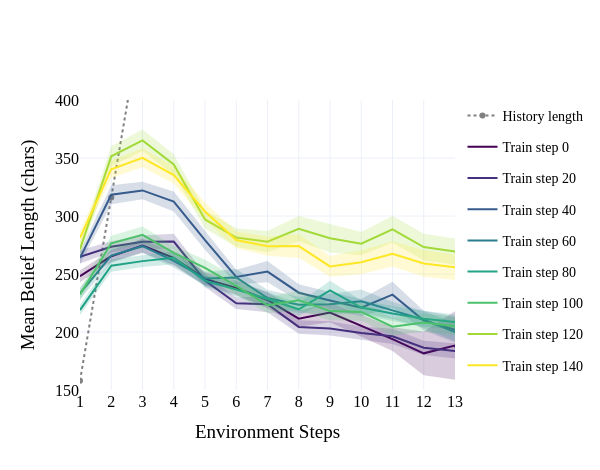

Write notebook code for a chart like this one.
### Code cell
import plotly.graph_objects as go
import plotly.colors as pc

fig = go.Figure()
colors = pc.sample_colorscale('viridis', [i/7 for i in range(8)])

 # Add full history line
fig.add_trace(
    go.Scatter(
        x=np.arange(1, 14),
        y=len("Your last action:\n<action>['h', 'r', 't']</action>\nEnvironment feedback:\nh is not in Position 1, but is in the lock\n\nr is not in the lock\nt is in Position 3!\n")*np.arange(1, 14),
        mode='lines+markers',
        name='History length',
        legendgroup='history',
        showlegend=True,  # only show legend once
        line=dict(color='gray', width=2, dash='dot'),
        marker=dict(color='gray')
    ))

for checkpoint_i, color in zip([0, 20, 40, 60, 80, 100, 120, 140], colors):
    mean_df_attempts = df_beliefs[df_beliefs.checkpoint == checkpoint_i].groupby(['attempt'])['belief_length'].agg(['mean', 'std', 'count']).reset_index()
    mean_df_attempts['sem'] = mean_df_attempts['std'] / mean_df_attempts['count'].apply(lambda n: np.sqrt(n) if n > 0 else 1)
    
    # Add main line
    fig.add_trace(go.Scatter(
        x=mean_df_attempts.attempt,
        y=mean_df_attempts['mean'],
        mode='lines',
        name=f'Train step {checkpoint_i}',
        line=dict(color=color),
        showlegend=True
    ))
    # Add shaded region for error bounds
    error_lower = mean_df_attempts['mean'] - mean_df_attempts['sem']
    error_upper = mean_df_attempts['mean'] + mean_df_attempts['sem']
    x = mean_df_attempts.attempt
    # Add the lower error bound trace
    fig.add_trace(go.Scatter(
        x=x,
        y=error_lower,
        mode='lines',
        line=dict(width=0), # Hide the line for the lower bound
        showlegend=False,
        hoverinfo="skip",
        legendgroup=str(checkpoint_i)
    ))

    # Add the upper error bound trace and fill to the lower bound
    fig.add_trace(go.Scatter(
        x=x,
        y=error_upper,
        mode='lines',
        fill='tonexty', # Fill the area between this trace and the previous one
        fillcolor=color.replace('rgb', 'rgba').replace(')', ', 0.2)'),
        line=dict(width=0), # Hide the line for the upper bound
        hoverinfo="skip",
        showlegend=False,
        legendgroup=str(checkpoint_i)
    ))
    
fig.update_layout(
    xaxis_title='Environment Steps',
    yaxis_title='Mean Belief Length (chars)',
    xaxis=dict(range=[1, 13], dtick=1),
    yaxis=dict(range=[150, 400]),
    legend=dict(orientation='v', font=dict(size=14)),
    font=dict(family='Times New Roman', size=16, color='black'),
    template='plotly_white',
    width=600,
    height=470
)

fig.show()
fig.write_image('figures/belief_length_over_training.pdf', width=600, height=470)

### Figure 1 — Plotly figure (JSON) as saved in the notebook; plotly's stock layout.template omitted (floating-point values rounded to 4 significant figures)
{"data": [{"legendgroup": "history", "line": {"color": "gray", "dash": "dot", "width": 2}, "marker": {"color": "gray"}, "mode": "lines+markers", "name": "History length", "showlegend": true, "type": "scatter", "x": [1, 2, 3, 4, 5, 6, 7, 8, 9, 10, 11, 12, 13], "y": [158, 316, 474, 632, 790, 948, 1106, 1264, 1422, 1580, 1738, 1896, 2054]}, {"line": {"color": "rgb(68, 1, 84)"}, "mode": "lines", "name": "Train step 0", "showlegend": true, "type": "scatter", "x": [1, 2, 3, 4, 5, 6, 7, 8, 9, 10, 11, 12, 13, 14], "y": [248.0, 265.3, 274.6, 263.9, 245.8, 238.0, 227.6, 211.5, 216.8, 205.6, 193.9, 181.6, 188.4, 103]}, {"hoverinfo": "skip", "legendgroup": "0", "line": {"width": 0}, "mode": "lines", "showlegend": false, "type": "scatter", "x": [1, 2, 3, 4, 5, 6, 7, 8, 9, 10, 11, 12, 13, 14], "y": [242.9, 260.3, 268.5, 257.5, 240.1, 232.0, 220.6, 204.6, 208.5, 196.0, 183.6, 162.7, 158.8, null]}, {"fill": "tonexty", "fillcolor": "rgba(68, 1, 84, 0.2)", "hoverinfo": "skip", "legendgroup": "0", "line": {"width": 0}, "mode": "lines", "showlegend": false, "type": "scatter", "x": [1, 2, 3, 4, 5, 6, 7, 8, 9, 10, 11, 12, 13, 14], "y": [253.2, 270.3, 280.7, 270.2, 251.4, 244.1, 234.6, 218.5, 225.1, 215.1, 204.2, 200.5, 218.0, null]}, {"line": {"color": "rgb(69, 49, 125)"}, "mode": "lines", "name": "Train step 20", "showlegend": true, "type": "scatter", "x": [1, 2, 3, 4, 5, 6, 7, 8, 9, 10, 11, 12, 13, 14, 15], "y": [264.8, 273.5, 277.9, 278.0, 244.4, 224.8, 224.0, 204.4, 203.1, 199.1, 196.3, 186.4, 183.7, 182.8, 177.5]}, {"hoverinfo": "skip", "legendgroup": "20", "line": {"width": 0}, "mode": "lines", "showlegend": false, "type": "scatter", "x": [1, 2, 3, 4, 5, 6, 7, 8, 9, 10, 11, 12, 13, 14, 15], "y": [259.1, 268.7, 272.4, 271.2, 238.7, 219.8, 217.1, 198.6, 196.9, 193.6, 189.8, 180.3, 177.1, 171.3, 78.0]}, {"fill": "tonexty", "fillcolor": "rgba(69, 49, 125, 0.2)", "hoverinfo": "skip", "legendgroup": "20", "line": {"width": 0}, "mode": "lines", "showlegend": false, "type": "scatter", "x": [1, 2, 3, 4, 5, 6, 7, 8, 9, 10, 11, 12, 13, 14, 15], "y": [270.5, 278.2, 283.3, 284.7, 250.1, 229.7, 231.0, 210.2, 209.2, 204.6, 202.9, 192.5, 190.3, 194.3, 277]}, {"line": {"color": "rgb(55, 91, 140)"}, "mode": "lines", "name": "Train step 40", "showlegend": true, "type": "scatter", "x": [1, 2, 3, 4, 5, 6, 7, 8, 9, 10, 11, 12, 13, 14, 15], "y": [263.9, 318.3, 322.1, 312.5, 279.1, 247.4, 252.1, 233.9, 227.2, 221.0, 232.2, 209.9, 201.9, 163.8, 115]}, {"hoverinfo": "skip", "legendgroup": "40", "line": {"width": 0}, "mode": "lines", "showlegend": false, "type": "scatter", "x": [1, 2, 3, 4, 5, 6, 7, 8, 9, 10, 11, 12, 13, 14, 15], "y": [258.4, 310.2, 314.5, 304.0, 271.0, 241.2, 242.9, 226.6, 219.9, 213.6, 221.2, 201.5, 190.7, 153.2, null]}, {"fill": "tonexty", "fillcolor": "rgba(55, 91, 140, 0.2)", "hoverinfo": "skip", "legendgroup": "40", "line": {"width": 0}, "mode": "lines", "showlegend": false, "type": "scatter", "x": [1, 2, 3, 4, 5, 6, 7, 8, 9, 10, 11, 12, 13, 14, 15], "y": [269.4, 326.4, 329.6, 321.0, 287.3, 253.6, 261.2, 241.2, 234.6, 228.5, 243.2, 218.3, 213.2, 174.3, null]}, {"line": {"color": "rgb(40, 126, 142)"}, "mode": "lines", "name": "Train step 60", "showlegend": true, "type": "scatter", "x": [1, 2, 3, 4, 5, 6, 7, 8, 9, 10, 11, 12, 13, 14, 15], "y": [233.2, 265.9, 274.0, 261.4, 246.1, 247.1, 229.2, 223.5, 223.9, 226.4, 218.7, 210.6, 200.0, 180.6, 197]}, {"hoverinfo": "skip", "legendgroup": "60", "line": {"width": 0}, "mode": "lines", "showlegend": false, "type": "scatter", "x": [1, 2, 3, 4, 5, 6, 7, 8, 9, 10, 11, 12, 13, 14, 15], "y": [228.3, 259.8, 268.2, 255.6, 240.3, 239.8, 222.2, 216.6, 215.1, 216.1, 211.1, 203.4, 192.0, 170.6, null]}, {"fill": "tonexty", "fillcolor": "rgba(40, 126, 142, 0.2)", "hoverinfo": "skip", "legendgroup": "60", "line": {"width": 0}, "mode": "lines", "showlegend": false, "type": "scatter", "x": [1, 2, 3, 4, 5, 6, 7, 8, 9, 10, 11, 12, 13, 14, 15], "y": [238.2, 272.0, 279.8, 267.2, 251.9, 254.4, 236.2, 230.3, 232.8, 236.7, 226.2, 217.8, 208.0, 190.6, null]}, {"line": {"color": "rgb(34, 162, 135)"}, "mode": "lines", "name": "Train step 80", "showlegend": true, "type": "scatter", "x": [1, 2, 3, 4, 5, 6, 7, 8, 9, 10, 11, 12, 13, 14, 15], "y": [218.9, 257.2, 261.1, 264.0, 244.1, 236.6, 228.5, 219.5, 235.9, 221.0, 215.9, 211.4, 208.7, 203.5, 199.2]}, {"hoverinfo": "skip", "legendgroup": "80", "line": {"width": 0}, "mode": "lines", "showlegend": false, "type": "scatter", "x": [1, 2, 3, 4, 5, 6, 7, 8, 9, 10, 11, 12, 13, 14, 15], "y": [214.6, 251.9, 256.0, 258.5, 238.9, 230.5, 222.7, 214.0, 227.5, 214.8, 209.5, 204.6, 202.3, 196.9, 156.4]}, {"fill": "tonexty", "fillcolor": "rgba(34, 162, 135, 0.2)", "hoverinfo": "skip", "legendgroup": "80", "line": {"width": 0}, "mode": "lines", "showlegend": false, "type": "scatter", "x": [1, 2, 3, 4, 5, 6, 7, 8, 9, 10, 11, 12, 13, 14, 15], "y": [223.2, 262.5, 266.2, 269.5, 249.4, 242.8, 234.3, 225.1, 244.3, 227.3, 222.4, 218.3, 215.1, 210.1, 242.1]}, {"line": {"color": "rgb(77, 193, 107)"}, "mode": "lines", "name": "Train step 100", "showlegend": true, "type": "scatter", "x": [1, 2, 3, 4, 5, 6, 7, 8, 9, 10, 11, 12, 13, 14, 15], "y": [232.3, 276.5, 283.7, 268.3, 255.3, 239.8, 223.0, 227.3, 218.0, 217.3, 204.5, 208.1, 205.0, 206.2, 123]}, {"hoverinfo": "skip", "legendgroup": "100", "line": {"width": 0}, "mode": "lines", "showlegend": false, "type": "scatter", "x": [1, 2, 3, 4, 5, 6, 7, 8, 9, 10, 11, 12, 13, 14, 15], "y": [227.3, 269.9, 276.4, 262.3, 248.4, 232.2, 216.1, 218.7, 210.1, 209.8, 196.8, 200.4, 197.0, 195.3, null]}, {"fill": "tonexty", "fillcolor": "rgba(77, 193, 107, 0.2)", "hoverinfo": "skip", "legendgroup": "100", "line": {"width": 0}, "mode": "lines", "showlegend": false, "type": "scatter", "x": [1, 2, 3, 4, 5, 6, 7, 8, 9, 10, 11, 12, 13, 14, 15], "y": [237.4, 283.1, 291.0, 274.3, 262.3, 247.4, 229.9, 235.8, 225.9, 224.9, 212.2, 215.8, 212.9, 217.2, null]}, {"line": {"color": "rgb(161, 217, 56)"}, "mode": "lines", "name": "Train step 120", "showlegend": true, "type": "scatter", "x": [1, 2, 3, 4, 5, 6, 7, 8, 9, 10, 11, 12, 13, 14, 15], "y": [271.4, 351.4, 365.2, 344.4, 297.0, 281.4, 277.9, 289.0, 280.8, 276.2, 288.4, 273.3, 269.3, 238.9, 239]}, {"hoverinfo": "skip", "legendgroup": "120", "line": {"width": 0}, "mode": "lines", "showlegend": false, "type": "scatter", "x": [1, 2, 3, 4, 5, 6, 7, 8, 9, 10, 11, 12, 13, 14, 15], "y": [265.6, 342.9, 356.0, 335.6, 289.2, 273.3, 268.7, 278.1, 268.5, 266.2, 276.9, 261.9, 258.0, 228.2, 150]}, {"fill": "tonexty", "fillcolor": "rgba(161, 217, 56, 0.2)", "hoverinfo": "skip", "legendgroup": "120", "line": {"width": 0}, "mode": "lines", "showlegend": false, "type": "scatter", "x": [1, 2, 3, 4, 5, 6, 7, 8, 9, 10, 11, 12, 13, 14, 15], "y": [277.3, 360.0, 374.5, 353.3, 304.8, 289.5, 287.1, 299.9, 293.1, 286.2, 300.0, 284.6, 280.6, 249.6, 328]}, {"line": {"color": "rgb(253, 231, 37)"}, "mode": "lines", "name": "Train step 140", "showlegend": true, "type": "scatter", "x": [1, 2, 3, 4, 5, 6, 7, 8, 9, 10, 11, 12, 13, 14, 15], "y": [281.2, 340.4, 350.2, 335.3, 303.9, 279.3, 274.0, 274.1, 256.5, 260.1, 267.3, 259.0, 255.8, 245.6, 337]}, {"hoverinfo": "skip", "legendgroup": "140", "line": {"width": 0}, "mode": "lines", "showlegend": false, "type": "scatter", "x": [1, 2, 3, 4, 5, 6, 7, 8, 9, 10, 11, 12, 13, 14, 15], "y": [275.5, 332.8, 342.0, 327.7, 296.3, 272.1, 265.8, 263.8, 247.6, 249.7, 256.5, 247.5, 244.9, 234.7, null]}, {"fill": "tonexty", "fillcolor": "rgba(253, 231, 37, 0.2)", "hoverinfo": "skip", "legendgroup": "140", "line": {"width": 0}, "mode": "lines", "showlegend": false, "type": "scatter", "x": [1, 2, 3, 4, 5, 6, 7, 8, 9, 10, 11, 12, 13, 14, 15], "y": [286.8, 347.9, 358.3, 342.9, 311.6, 286.6, 282.3, 284.4, 265.5, 270.5, 278.2, 270.5, 266.8, 256.4, null]}], "layout": {"font": {"color": "black", "family": "Times New Roman", "size": 16}, "height": 470, "legend": {"font": {"size": 14}, "orientation": "v"}, "width": 600, "xaxis": {"dtick": 1, "range": [1, 13], "title": {"text": "Environment Steps"}}, "yaxis": {"range": [150, 400], "title": {"text": "Mean Belief Length (chars)"}}}}
